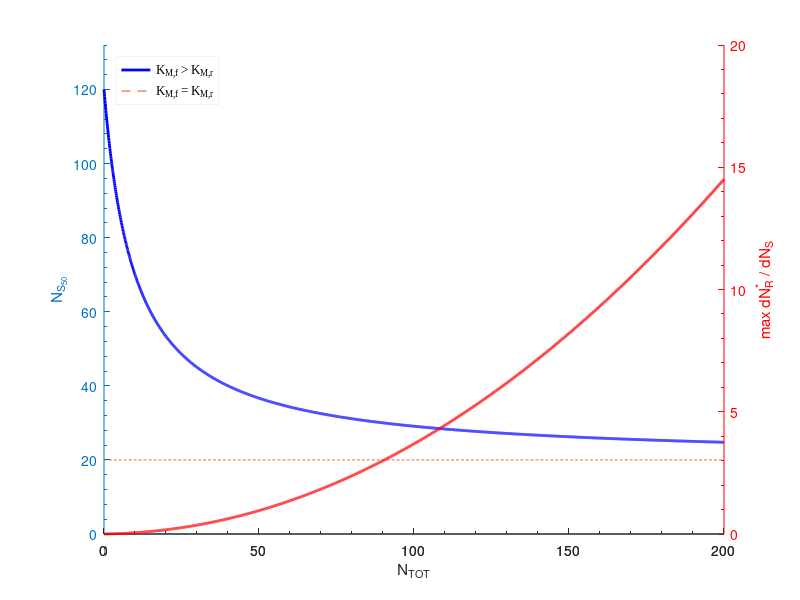

MATLAB code for this plot:
%% Make S_50 and gslope vs T graph

% Author: Alex Plakantonakis,   Copyright (c) 2019-2024.           License: GNU GPLv3

clear;

agents = 0:0.1:200;

k_f = 0.05;                             % basal forward rate constant
Km_f = 30;                              % MICROSCOPIC MM constant for forward rx
k_r = 1;                              % basal reverse rate constant
Km_r = 5;                               % MICROSCOPIC MM constant for reverse rx

% ** Renaming parameters for simplicity **
T = agents;
a = k_f;
b = Km_f;
c = k_r;
d = Km_r;

S_50 = c/a .* (T+2*b) ./ (T+2*d);
gslope = a/4/c .* T.* (T+2*d).^2 ./ ( b .* (T+2*d) + d .* (T+2*b) );

fig = figure('NumberTitle','off');                          hold on;
set(fig,'Position',[550 1 500 406]);                   

[ax, h1, h2] = plotyy(T,S_50,T,gslope);
set([h1 h2],'LineWidth',2);                       
set(h1,'Color','b','DisplayName','K_{M,f} > K_{M,r}');                          
set(h2,'Color','r');            set(ax(2),'YColor','r');  
xlabel('N_{TOT}');
ylabel(ax(1),'N_{S_{50}}');
ylabel(ax(2),'max dN_R^* / dN_S');
axis(ax(1),[0 T(end) 0 1.1*max(S_50)]);  
set(ax(1),'XMinorTick','on','YMinorTick','on','YTickMode','auto','Box','off');
set(ax(2),'YMinorTick','on','YTickMode','auto','Box','off');

p2 = plot(ax(1),T,c/a*ones(1,size(T,2)),'--','DisplayName','K_{M,f} = K_{M,r}');

leg = legend([h1 p2]);
set(leg,'FontName','Times New Roman','FontSize',9,...
    'EdgeColor',[0.95 0.95 0.95],'Location','NorthWest');


